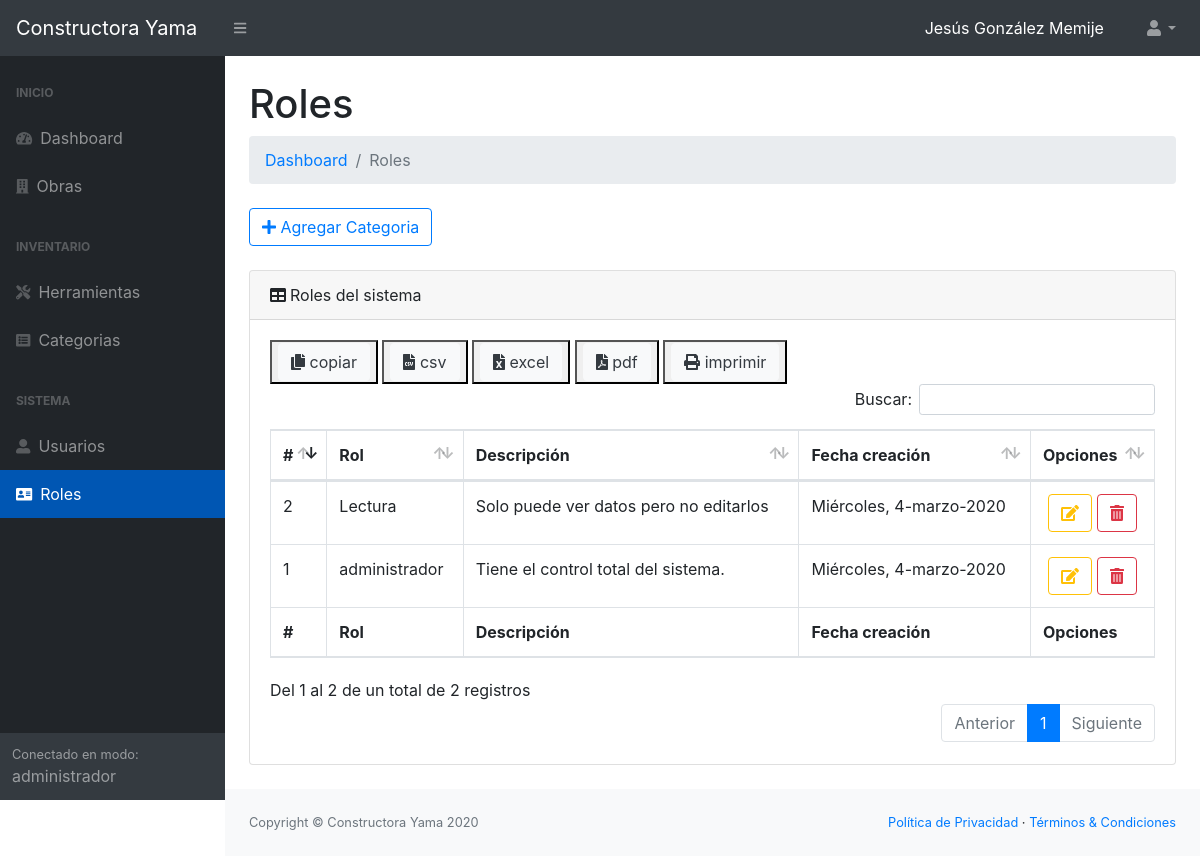
Page /roles.php (signed in) on the committed database.
### tables this page shows
CREATE TABLE `roles` (
  `idrol` int(4) NOT NULL,
  `rol` varchar(20) NOT NULL,
  `descripcion` text,
  `fecha_creacion` date NOT NULL
);

### includes/functions.php (called while the page is built)
<?php
	function obtenerFechaEnLetra($formattedFecha){
		$dia= conocerDiaSemanaFecha($formattedFecha);
		$num = date("j", strtotime($formattedFecha));
		$anno = date("Y", strtotime($formattedFecha));
		$mes = array('enero', 'febrero', 'marzo', 'abril', 'mayo', 'junio', 'julio', 'agosto', 'septiembre', 'octubre', 'noviembre', 'diciembre');
		$mes = $mes[(date('m', strtotime($formattedFecha))*1)-1];
		return $dia.', '.$num.'-'.$mes.'-'.$anno;
	}
	function conocerDiaSemanaFecha($formattedFecha) {
		$dias = array('Domingo', 'Lunes', 'Martes', 'Miércoles', 'Jueves', 'Viernes', 'Sábado');
		$dia = $dias[date('w', strtotime($formattedFecha))];
		return $dia;
	}
 ?>

### roles.php (the view, shortened to what this page needs)
<?php require "includes/header.php" ?>
<?php require "includes/menu.php" ?>
<?php require "conexiones/conn.php"; ?>
<?php require "includes/functions.php" ?>
<?php
$statement = $PDO->prepare("SELECT * FROM roles");
$statement->execute();
$filas = $statement->fetchAll();
?>
<main>
    <div class="container-fluid">
        <h1 class="mt-4">Roles</h1>
        <ol class="breadcrumb mb-4">
            <li class="breadcrumb-item"><a href="index.php">Dashboard</a></li>
            <li class="breadcrumb-item active">Roles</li>
        </ol>
        <?php if ($_SESSION['rol'] == 'administrador') { ?>
        <button type="button" class="btn btn-outline-primary" role="button" data-toggle="modal" data-target="#add_rol"><i class="fas fa-plus"></i> Agregar Categoria</button>
        <br><br>
        <?php } ?>
        <div class="card mb-4">
            <div class="card-header"><i class="fas fa-table mr-1"></i>Roles del sistema
            </div>
            <div class="card-body">
                <div class="table-responsive">
                    <table class="table table-bordered" id="tablaInventario" width="100%" cellspacing="0">
                        <thead>
                            <tr>
                                <th>#</th>
                                <th>Rol</th>
                                <th>Descripción</th>
                                <th>Fecha creación</th>
                                <?php if ($_SESSION['rol'] == 'administrador') { ?>
                                <th>Opciones</th>
                                <?php  } ?>
                            </tr>
                        </thead>
                        <tfoot>
                            <tr>
                                <th>#</th>
                                <th>Rol</th>
                                <th>Descripción</th>
                                <th>Fecha creación</th>
                                <?php if ($_SESSION['rol'] == 'administrador') { ?>
                                <th>Opciones</th>
                                <?php  } ?>
                            </tr>
                        </tfoot>
                        <tbody>
                            <?php
                            $counter = 1;
                            foreach ($filas as $fila) {
                                $fecha_creacion = $fila['fecha_creacion'];
                                $fecha_creacion = obtenerFechaEnLetra($fecha_creacion);
                                echo '<tr>
                                <td>'.$counter.'</td>
                                <td>'.$fila['rol'].'</td>
                                <td>'.$fila['descripcion'].'</td>
                                <td>'.$fecha_creacion.'</td>';
                                if ($_SESSION['rol'] == 'administrador') {
                                echo '<td class="text-center">
                                <button type="button" class="btn btn-outline-warning" role="button" data-toggle="modal" data-target="#editar'.$counter.'">
                                <i class="fas fa-edit"></i>
                                </button>
                                <button type="button" class="btn btn-outline-danger" role="button" data-toggle="modal" data-target="#delete'.$counter.'">
                                <i class="fas fa-trash-alt"></i>
                                </button>
                                </td>';
                                }
                                echo '</tr>';
                                $counter++;
                            } ?>
                        </tbody>
                    </table>
                </div>
            </div>
        </div>
    </div>
</main>
<?php require "includes/footer.php" ?>

### rows in the picture
roles: rol "administrador", descripcion "Tiene el control total del sistema.", fecha_creacion "Miércoles, 4-marzo-2020"
roles: rol "Lectura", descripcion "Solo puede ver datos pero no editarlos", fecha_creacion "Miércoles, 4-marzo-2020"

### other values in the picture
$_SESSION['nombre'] "Jesús"
$_SESSION['apellidos'] "González Memije"
$_SESSION['rol'] "administrador"
